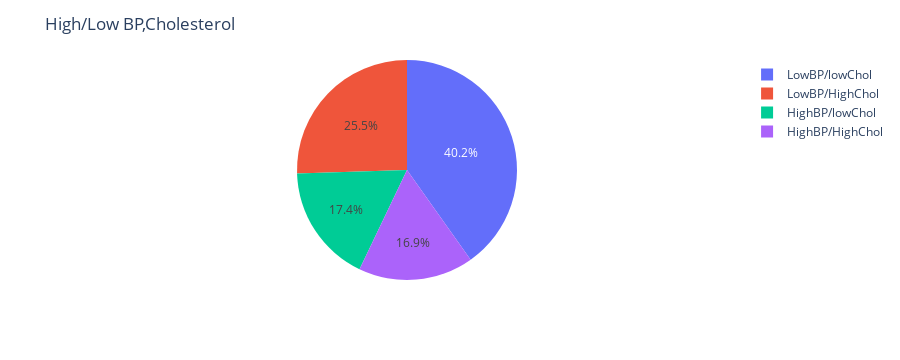

The cell this chart's notebook holds for it:
### Code cell
names = ["LowBP/lowChol","HighBP/HighChol","HighBP/lowChol","LowBP/HighChol"]
fig = pxs.pie(values=data.groupby(["HighBP","HighChol"]).size(),names=names)
fig.update_layout(title="High/Low BP,Cholesterol")
fig.write_html("High_Low_BP_Cholesterol.html")
fig.show()

### Figure 1 — Plotly figure (JSON) as saved in the notebook; plotly's stock layout.template omitted (floating-point values rounded to 4 significant figures)
{"data": [{"domain": {"x": [0, 1], "y": [0, 1]}, "hovertemplate": "label=%{label}<br>value=%{value}<extra></extra>", "labels": ["LowBP/lowChol", "HighBP/HighChol", "HighBP/lowChol", "LowBP/HighChol"], "legendgroup": "", "name": "", "showlegend": true, "type": "pie", "values": [101656, 42820, 44031, 64504]}], "layout": {"autosize": true, "height": 360, "legend": {"tracegroupgap": 0}, "margin": {"t": 60}, "title": {"text": "High/Low BP,Cholesterol"}}}
